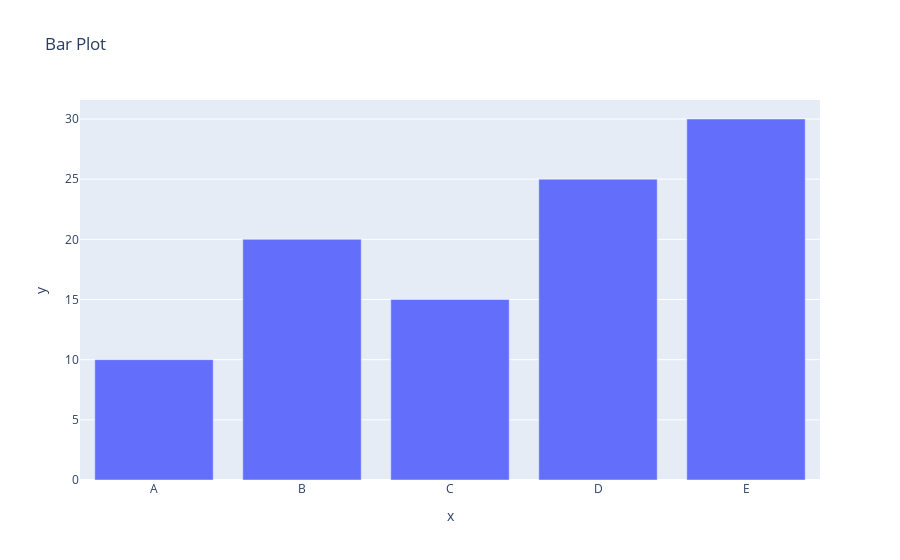

Notebook cell for this chart:
### Code cell
# 5.Generate a bar plot using Plotly?
categories = ['A', 'B', 'C', 'D', 'E']
values = [10, 20, 15, 25, 30]
fig = px.bar(x=categories, y=values, title="Bar Plot")
fig.show()

### Figure 1 — Plotly figure (JSON) as saved in the notebook; plotly's stock layout.template omitted (floating-point values rounded to 4 significant figures)
{"data": [{"hovertemplate": "x=%{x}<br>y=%{y}<extra></extra>", "legendgroup": "", "marker": {"color": "#636efa", "pattern": {"shape": ""}}, "name": "", "orientation": "v", "showlegend": false, "textposition": "auto", "type": "bar", "x": ["A", "B", "C", "D", "E"], "xaxis": "x", "y": [10, 20, 15, 25, 30], "yaxis": "y"}], "layout": {"barmode": "relative", "legend": {"tracegroupgap": 0}, "title": {"text": "Bar Plot"}, "xaxis": {"anchor": "y", "domain": [0, 1], "title": {"text": "x"}}, "yaxis": {"anchor": "x", "domain": [0, 1], "title": {"text": "y"}}}}
